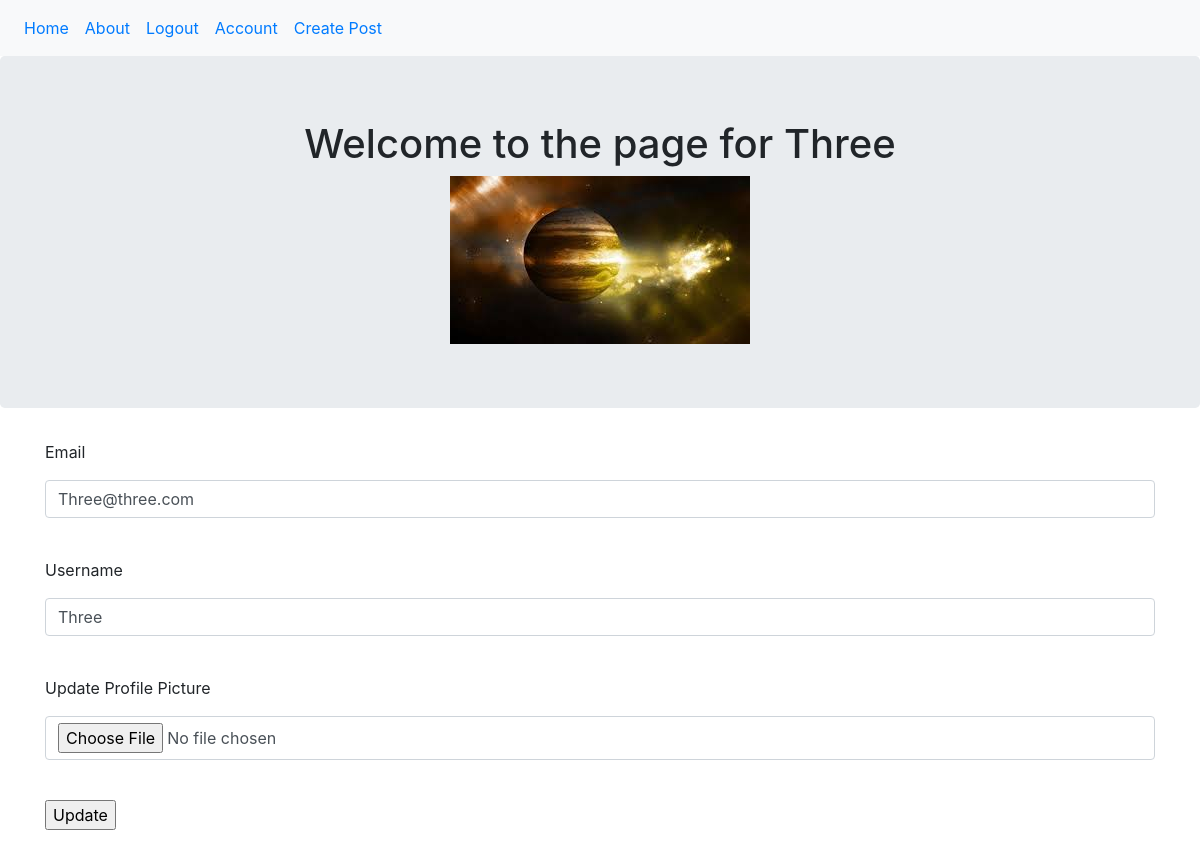
The app's page /account (signed in) with its own data.
### puppycompanyblog/models.py (models this page shows, shortened)
class User(db.Model, UserMixin):
    __tablename__ = 'users'
    id = db.Column(db.Integer, primary_key = True)
    profile_image = db.Column(db.String(20), nullable = False, default = 'default_profile.jpg')
    email = db.Column(db.String(64), unique = True, index = True)
    username = db.Column(db.String(64), unique = True, index = True)
    password_hash = db.Column(db.String(128))
    posts = db.relationship('BlogPost', backref = 'author', lazy = True)

### puppycompanyblog/users/views.py (the view)
@users.route('/account', methods = ['GET', 'POST'])
@login_required
def account():
    form = UpdateUserForm()
    if form.validate_on_submit():
        if form.picture.data:
            username = current_user.username
            pic = add_profile_pic(form.picture.data, username)
            current_user.profile_image = pic
        current_user.username = form.username.data
        current_user.email = form.email.data
        db.session.commit()
        flash('User account updated')
        return redirect(url_for('users.account'))
    elif request.method == 'GET':
        form.username.data = current_user.username
        form.email.data = current_user.email
    profile_image = url_for('static', filename = 'profile_pics/' + current_user.profile_image)
    return render_template('account.html', profile_image=profile_image, form = form)

### puppycompanyblog/users/forms.py (shortened to what this page needs)
class UpdateUserForm(FlaskForm):
    email = StringField('Email', validators = [DataRequired(), Email()])
    username = StringField('Username', validators = [DataRequired()])
    picture = FileField('Update Profile Picture', validators = [FileAllowed(['jpg','png'])])
    submit = SubmitField('Update')

### puppycompanyblog/models.py (called while the page is built)
@login_manager.user_loader
def load_user(user_id):
    return User.query.get(user_id)

### puppycompanyblog/templates/account.html (shortened to what this page needs)
{% extends "base.html" %}
{% block content %}
<div class="jumbotron">
    <div align = 'center'>
        <h1>Welcome to the page for {{current_user.username}}</h1>
        <img align = 'center' src = "{{url_for('static', filename = 'profile_pics/' + current_user.profile_image)}}">
    </div>
</div>
<div class="container">
    <form method="POST" action = "" enctype="multipart/form-data">
        <div class="form-group">
        {{form.email.label(class='form-group')}}
        {{form.email(class='form-control')}}<br>
        </div>
        <div class="form-group">
        {{form.username.label(class='form-group')}}
        {{form.username(class='form-control')}}<br>
        </div>
        <div class="form-group">
        {{form.picture.label(class='form-group')}}
        {{form.picture(class='form-control')}}<br>
        </div>
        <div class="form-group">
        {{form.submit()}}
        </div>
    </form>
</div>
{% endblock %}

### records on screen
User: username "Three", profile_image (placeholder picture), email "Three@three.com"
